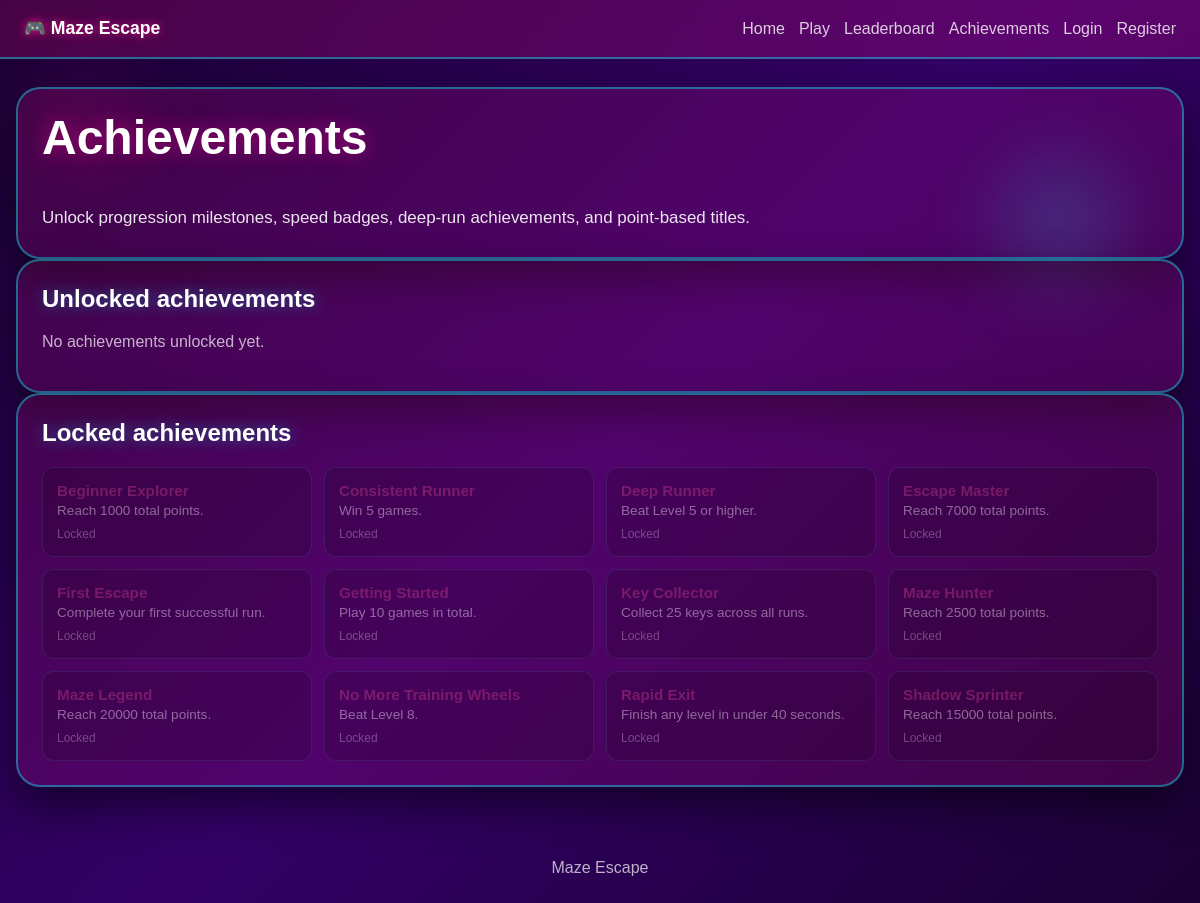
The page /pages/achievements.php on the database its author committed.
### tables this page shows
CREATE TABLE IF NOT EXISTS achievements (
    id INT AUTO_INCREMENT PRIMARY KEY,
    code VARCHAR(50) NOT NULL UNIQUE,
    name VARCHAR(100) NOT NULL,
    description VARCHAR(255) NOT NULL
);

### core/functions.php (called while the page is built, shortened)
<?php
function app_root_url(): string
{
    $scriptName = $_SERVER['SCRIPT_NAME'] ?? '';
    $directory = str_replace('\\', '/', dirname($scriptName));
    foreach (['/pages', '/auth', '/game', '/core', '/css', '/js', '/sql', '/admin'] as $suffix) {
        if ($directory === $suffix) {
            $directory = '';
            break;
        }
    }
    return rtrim($directory, '/');
}
function app_url(string $path = ''): string
{
    $root = app_root_url();
    if ($path === '') {
        return $root === '' ? '' : $root;
    }
    return ($root === '' ? '' : $root) . '/' . ltrim($path, '/');
}
function esc(?string $value): string
{
    return htmlspecialchars((string) $value, ENT_QUOTES, 'UTF-8');
}
function is_logged_in(): bool
{
    return isset($_SESSION['user_id']) && (int) $_SESSION['user_id'] > 0;
}
function current_user(mysqli $conn): ?array
{
    if (!is_logged_in()) {
        return null;
    }
    $userId = (int) $_SESSION['user_id'];
    $stmt = mysqli_prepare($conn, 'SELECT id, username, points, wins, games_played, best_level, title, is_admin FROM users WHERE id = ? LIMIT 1');
    mysqli_stmt_bind_param($stmt, 'i', $userId);
    mysqli_stmt_execute($stmt);
    $result = mysqli_stmt_get_result($stmt);
    return mysqli_fetch_assoc($result) ?: null;
}

### pages/achievements.php (the view, shortened to what this page needs)
<?php
require_once __DIR__ . '/../core/functions.php';
$userId = is_logged_in() ? (int) $_SESSION['user_id'] : 0;
$sql = 'SELECT a.id, a.code, a.name, a.description,
               MAX(CASE WHEN ua.user_id IS NOT NULL THEN 1 ELSE 0 END) AS unlocked,
               MAX(ua.unlocked_at) AS unlocked_at
        FROM achievements a
        LEFT JOIN user_achievements ua
          ON ua.achievement_id = a.id AND ua.user_id = ?
        GROUP BY a.id, a.code, a.name, a.description
        ORDER BY unlocked DESC, unlocked_at DESC, a.name ASC';
$stmt = mysqli_prepare($conn, $sql);
mysqli_stmt_bind_param($stmt, 'i', $userId);
mysqli_stmt_execute($stmt);
$result = mysqli_stmt_get_result($stmt);
$unlockedAchievements = [];
$lockedAchievements = [];
while ($row = mysqli_fetch_assoc($result)) {
    if ((int) $row['unlocked'] === 1) {
        $unlockedAchievements[] = $row;
    } else {
        $lockedAchievements[] = $row;
    }
}
require_once __DIR__ . '/../core/header.php';
?>
<section class="card">
    <h1>Achievements</h1>
    <p class="lead compact">Unlock progression milestones, speed badges, deep-run achievements, and point-based titles.</p>
</section>
<section class="card">
    <h2>Unlocked achievements</h2>
    <?php if (count($unlockedAchievements) > 0): ?>
        <div class="achievement-list">
            <?php foreach ($unlockedAchievements as $achievement): ?>
                <article class="achievement-item unlocked">
                    <h3><?php echo esc($achievement['name']); ?></h3>
                    <p><?php echo esc($achievement['description']); ?></p>
                    <small>Unlocked<?php if (!empty($achievement['unlocked_at'])): ?>: <?php echo esc($achievement['unlocked_at']); ?><?php endif; ?></small>
                </article>
            <?php endforeach; ?>
        </div>
    <?php else: ?>
        <p class="muted">No achievements unlocked yet.</p>
    <?php endif; ?>
</section>
<section class="card">
    <h2>Locked achievements</h2>
    <?php if (count($lockedAchievements) > 0): ?>
        <div class="achievement-list">
            <?php foreach ($lockedAchievements as $achievement): ?>
                <article class="achievement-item locked">
                    <h3><?php echo esc($achievement['name']); ?></h3>
                    <p><?php echo esc($achievement['description']); ?></p>
                    <small>Locked</small>
                </article>
            <?php endforeach; ?>
        </div>
    <?php else: ?>
        <p class="muted">All achievements unlocked.</p>
    <?php endif; ?>
</section>
<?php require_once __DIR__ . '/../core/footer.php'; ?>

### core/header.php (shortened to what this page needs)
<?php
require_once __DIR__ . '/functions.php';
$user = current_user($conn);
?>
<!DOCTYPE html>
<html lang="en">
<head>
    <link rel="stylesheet" href="<?php echo esc(app_url('css/base.css')); ?>">
    <link rel="stylesheet" href="<?php echo esc(app_url('css/layout.css')); ?>">
    <link rel="stylesheet" href="<?php echo esc(app_url('css/forms.css')); ?>">
    <link rel="stylesheet" href="<?php echo esc(app_url('css/game.css')); ?>">
    <link rel="stylesheet" href="<?php echo esc(app_url('css/tables.css')); ?>">
    <link rel="stylesheet" href="<?php echo esc(app_url('css/admin.css')); ?>">
    <link rel="stylesheet" href="<?php echo esc(app_url('css/chat.css')); ?>">
</head>
<body class="<?php echo esc($pageBodyClass ?? ''); ?>">
<div class="site-shell">
    <header class="topbar">
        <a class="brand" href="<?php echo esc(app_url('pages/index.php')); ?>">🎮 Maze Escape</a>
        <nav class="nav-links">
            <a href="<?php echo esc(app_url('pages/index.php')); ?>">Home</a>
            <a href="<?php echo esc(app_url('pages/play.php')); ?>">Play</a>
            <a href="<?php echo esc(app_url('pages/leaderboard.php')); ?>">Leaderboard</a>
            <a href="<?php echo esc(app_url('pages/achievements.php')); ?>">Achievements</a>
            <?php if ($user): ?>
                <a href="<?php echo esc(app_url('pages/profile.php')); ?>">Profile</a>
                <span class="nav-user">👤 <?php echo esc($user['username']); ?> · <?php echo esc($user['title']); ?></span>
                <a href="<?php echo esc(app_url('auth/logout.php')); ?>">Logout</a>
            <?php else: ?>
                <a href="<?php echo esc(app_url('pages/login.php')); ?>">Login</a>
                <a href="<?php echo esc(app_url('pages/register.php')); ?>">Register</a>
            <?php endif; ?>
        </nav>
    </header>
    <main class="page">

### core/footer.php (shortened to what this page needs)
    </main>
    <footer class="footer">
        <p>Maze Escape</p>
    </footer>
</div>
</body>
</html>

### css/base.css (style rules this page uses)
* { box-sizing: border-box; }
html, body { margin: 0; padding: 0; }
body { font-family: Arial, Helvetica, sans-serif; background: linear-gradient(135deg, #1a0033 0%, #330066 50%, #1a0033 100%); color: #ffffff; min-height: 100vh; position: relative; overflow-x: hidden; }
body::before { content: ''; position: fixed; top: 80px; left: 40px; width: 80px; height: 80px; background: rgba(255, 20, 147, 0.2); border-radius: 50%; filter: blur(40px); animation: float 6s ease-in-out infinite; pointer-events: none; z-index: 0; }
body::after { content: ''; position: fixed; top: 160px; right: 80px; width: 120px; height: 120px; background: rgba(0, 255, 255, 0.2); border-radius: 50%; filter: blur(40px); animation: float 8s ease-in-out infinite 1s; pointer-events: none; z-index: 0; }
h1, h2, h3 { margin-top: 0; color: #ffffff; }
h1 { font-size: clamp(2rem, 4vw, 3.5rem); line-height: 1.05; text-shadow: 0 0 20px rgba(255, 20, 147, 0.5); }
h2 { text-shadow: 0 0 15px rgba(0, 255, 255, 0.4); }

### css/layout.css (style rules this page uses)
.site-shell { min-height: 100vh; display: flex; flex-direction: column; position: relative; z-index: 1; }
.page { width: min(1220px, calc(100% - 32px)); margin: 28px auto 40px; flex: 1; }
.topbar { position: sticky; top: 0; z-index: 10; display: flex; justify-content: space-between; align-items: center; gap: 16px; flex-wrap: wrap; padding: 18px 24px; backdrop-filter: blur(12px); background: rgba(255, 20, 147, 0.15); border-bottom: 2px solid rgba(0, 255, 255, 0.4); transition: all 0.3s ease; }
.brand { color: #fff; text-decoration: none; font-weight: 700; font-size: 1.1rem; transition: all 0.3s ease; text-shadow: 0 0 10px rgba(255, 20, 147, 0.8); }
.nav-links { display: flex; gap: 14px; flex-wrap: wrap; align-items: center; }
.nav-links a { color: #ffffff; text-decoration: none; opacity: 0.8; transition: all 0.3s ease; }
.card { background: rgba(255, 20, 147, 0.15); border: 2px solid rgba(0, 255, 255, 0.4); border-radius: 24px; box-shadow: 0 18px 40px rgba(0, 0, 0, 0.5); padding: 24px; transition: all 0.3s ease; }
.footer { padding: 16px 24px 28px; color: #ffffff; opacity: 0.7; text-align: center; }
.lead { color: #ffffff; opacity: 0.9; font-size: 1.06rem; line-height: 1.75; max-width: 70ch; }
.lead.compact { max-width: none; margin-bottom: 0; }
.muted { color: #ffffff; opacity: 0.7; }

### css/game.css (style rules this page uses)
.panel-box, .message-box, .stats-box, .metric, .achievement-item { padding: 14px; border-radius: 16px; background: rgba(0, 0, 0, 0.5); border: 2px solid rgba(0, 255, 255, 0.3); transition: all 0.3s ease; }
.achievement-list { display: grid; grid-template-columns: repeat(auto-fit, minmax(220px, 1fr)); gap: 16px; }
.achievement-item.locked { opacity: 0.5; filter: grayscale(0.5); }

### css/chat.css (style rules this page uses)
.achievement-list { display: grid; grid-template-columns: repeat(auto-fill, minmax(220px, 1fr)); gap: 12px; margin-top: 8px; }
.achievement-item { background: rgba(0, 0, 0, 0.3); border: 1px solid rgba(0, 255, 255, 0.2); border-radius: 12px; padding: 14px; }
.achievement-item h3 { margin: 0 0 4px; font-size: .95rem; color: #ff1493; }
.achievement-item p { margin: 0 0 6px; font-size: .85rem; opacity: .8; }
.achievement-item small { font-size: .75rem; opacity: .55; }

### rows shown on the page
achievements: name "Beginner Explorer", description "Reach 1000 total points."
achievements: name "Consistent Runner", description "Win 5 games."
achievements: name "Deep Runner", description "Beat Level 5 or higher."
achievements: name "Escape Master", description "Reach 7000 total points."
achievements: name "First Escape", description "Complete your first successful run."
achievements: name "Getting Started", description "Play 10 games in total."
achievements: name "Key Collector", description "Collect 25 keys across all runs."
achievements: name "Maze Hunter", description "Reach 2500 total points."
achievements: name "Maze Legend", description "Reach 20000 total points."
achievements: name "No More Training Wheels", description "Beat Level 8."
achievements: name "Rapid Exit", description "Finish any level in under 40 seconds."
achievements: name "Shadow Sprinter", description "Reach 15000 total points."
